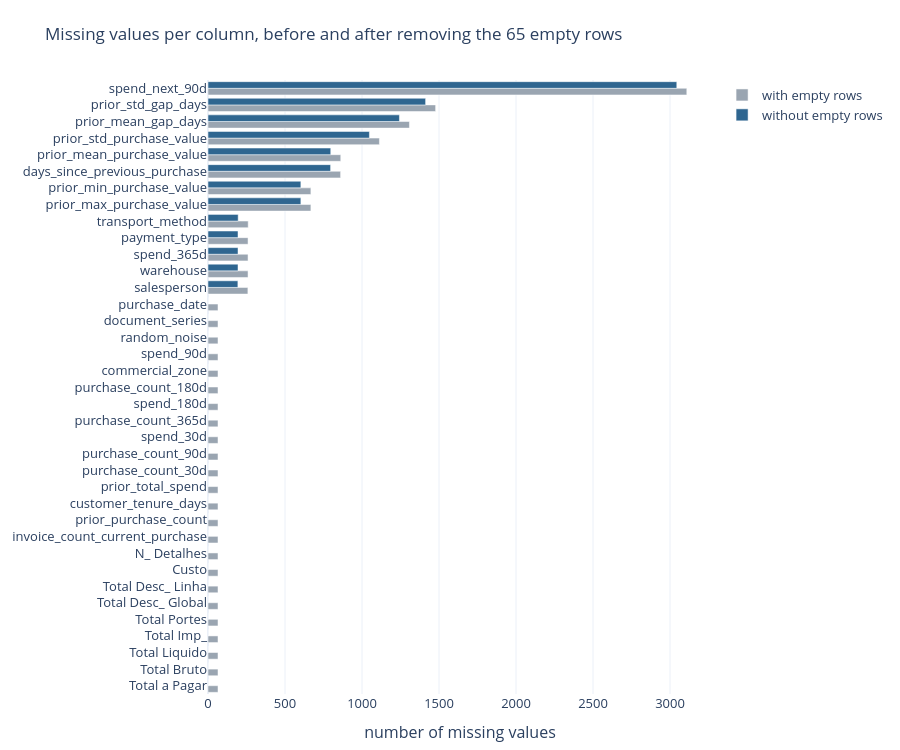

The cell this chart's notebook holds for it:
### Code cell
missing_before = train.isna().sum()
missing_after = train.loc[~empty_rows].isna().sum()
compare = pd.DataFrame({"with empty rows": missing_before, "without empty rows": missing_after})
compare = compare[compare["with empty rows"] > 0].sort_values("with empty rows")

fig = go.Figure()
fig.add_bar(y=compare.index, x=compare["with empty rows"], orientation="h", name="with empty rows", marker_color=GREY)
fig.add_bar(y=compare.index, x=compare["without empty rows"], orientation="h", name="without empty rows", marker_color=BLUE)
fig.update_layout(title="Missing values per column, before and after removing the 65 empty rows",
                  xaxis_title="number of missing values", barmode="group", height=750)
fig.show()

### Figure 1 — Plotly figure (JSON) as saved in the notebook; plotly's stock layout.template omitted (floating-point values rounded to 4 significant figures)
{"data": [{"marker": {"color": "#9aa5b1"}, "name": "with empty rows", "orientation": "h", "type": "bar", "x": [65, 65, 65, 65, 65, 65, 65, 65, 65, 65, 65, 65, 65, 65, 65, 65, 65, 65, 65, 65, 65, 65, 65, 65, 259, 260, 260, 260, 261, 668, 668, 861, 862, 1113, 1308, 1478, 3109], "y": ["Total a Pagar", "Total Bruto", "Total Liquido", "Total Imp_", "Total Portes", "Total Desc_ Global", "Total Desc_ Linha", "Custo", "N_ Detalhes", "invoice_count_current_purchase", "prior_purchase_count", "customer_tenure_days", "prior_total_spend", "purchase_count_30d", "purchase_count_90d", "spend_30d", "purchase_count_365d", "spend_180d", "purchase_count_180d", "commercial_zone", "spend_90d", "random_noise", "document_series", "purchase_date", "salesperson", "warehouse", "spend_365d", "payment_type", "transport_method", "prior_max_purchase_value", "prior_min_purchase_value", "days_since_previous_purchase", "prior_mean_purchase_value", "prior_std_purchase_value", "prior_mean_gap_days", "prior_std_gap_days", "spend_next_90d"]}, {"marker": {"color": "#2f6690"}, "name": "without empty rows", "orientation": "h", "type": "bar", "x": [0, 0, 0, 0, 0, 0, 0, 0, 0, 0, 0, 0, 0, 0, 0, 0, 0, 0, 0, 0, 0, 0, 0, 0, 194, 195, 195, 195, 196, 603, 603, 796, 797, 1048, 1243, 1413, 3044], "y": ["Total a Pagar", "Total Bruto", "Total Liquido", "Total Imp_", "Total Portes", "Total Desc_ Global", "Total Desc_ Linha", "Custo", "N_ Detalhes", "invoice_count_current_purchase", "prior_purchase_count", "customer_tenure_days", "prior_total_spend", "purchase_count_30d", "purchase_count_90d", "spend_30d", "purchase_count_365d", "spend_180d", "purchase_count_180d", "commercial_zone", "spend_90d", "random_noise", "document_series", "purchase_date", "salesperson", "warehouse", "spend_365d", "payment_type", "transport_method", "prior_max_purchase_value", "prior_min_purchase_value", "days_since_previous_purchase", "prior_mean_purchase_value", "prior_std_purchase_value", "prior_mean_gap_days", "prior_std_gap_days", "spend_next_90d"]}], "layout": {"barmode": "group", "height": 750, "title": {"text": "Missing values per column, before and after removing the 65 empty rows"}, "xaxis": {"title": {"text": "number of missing values"}}}}
